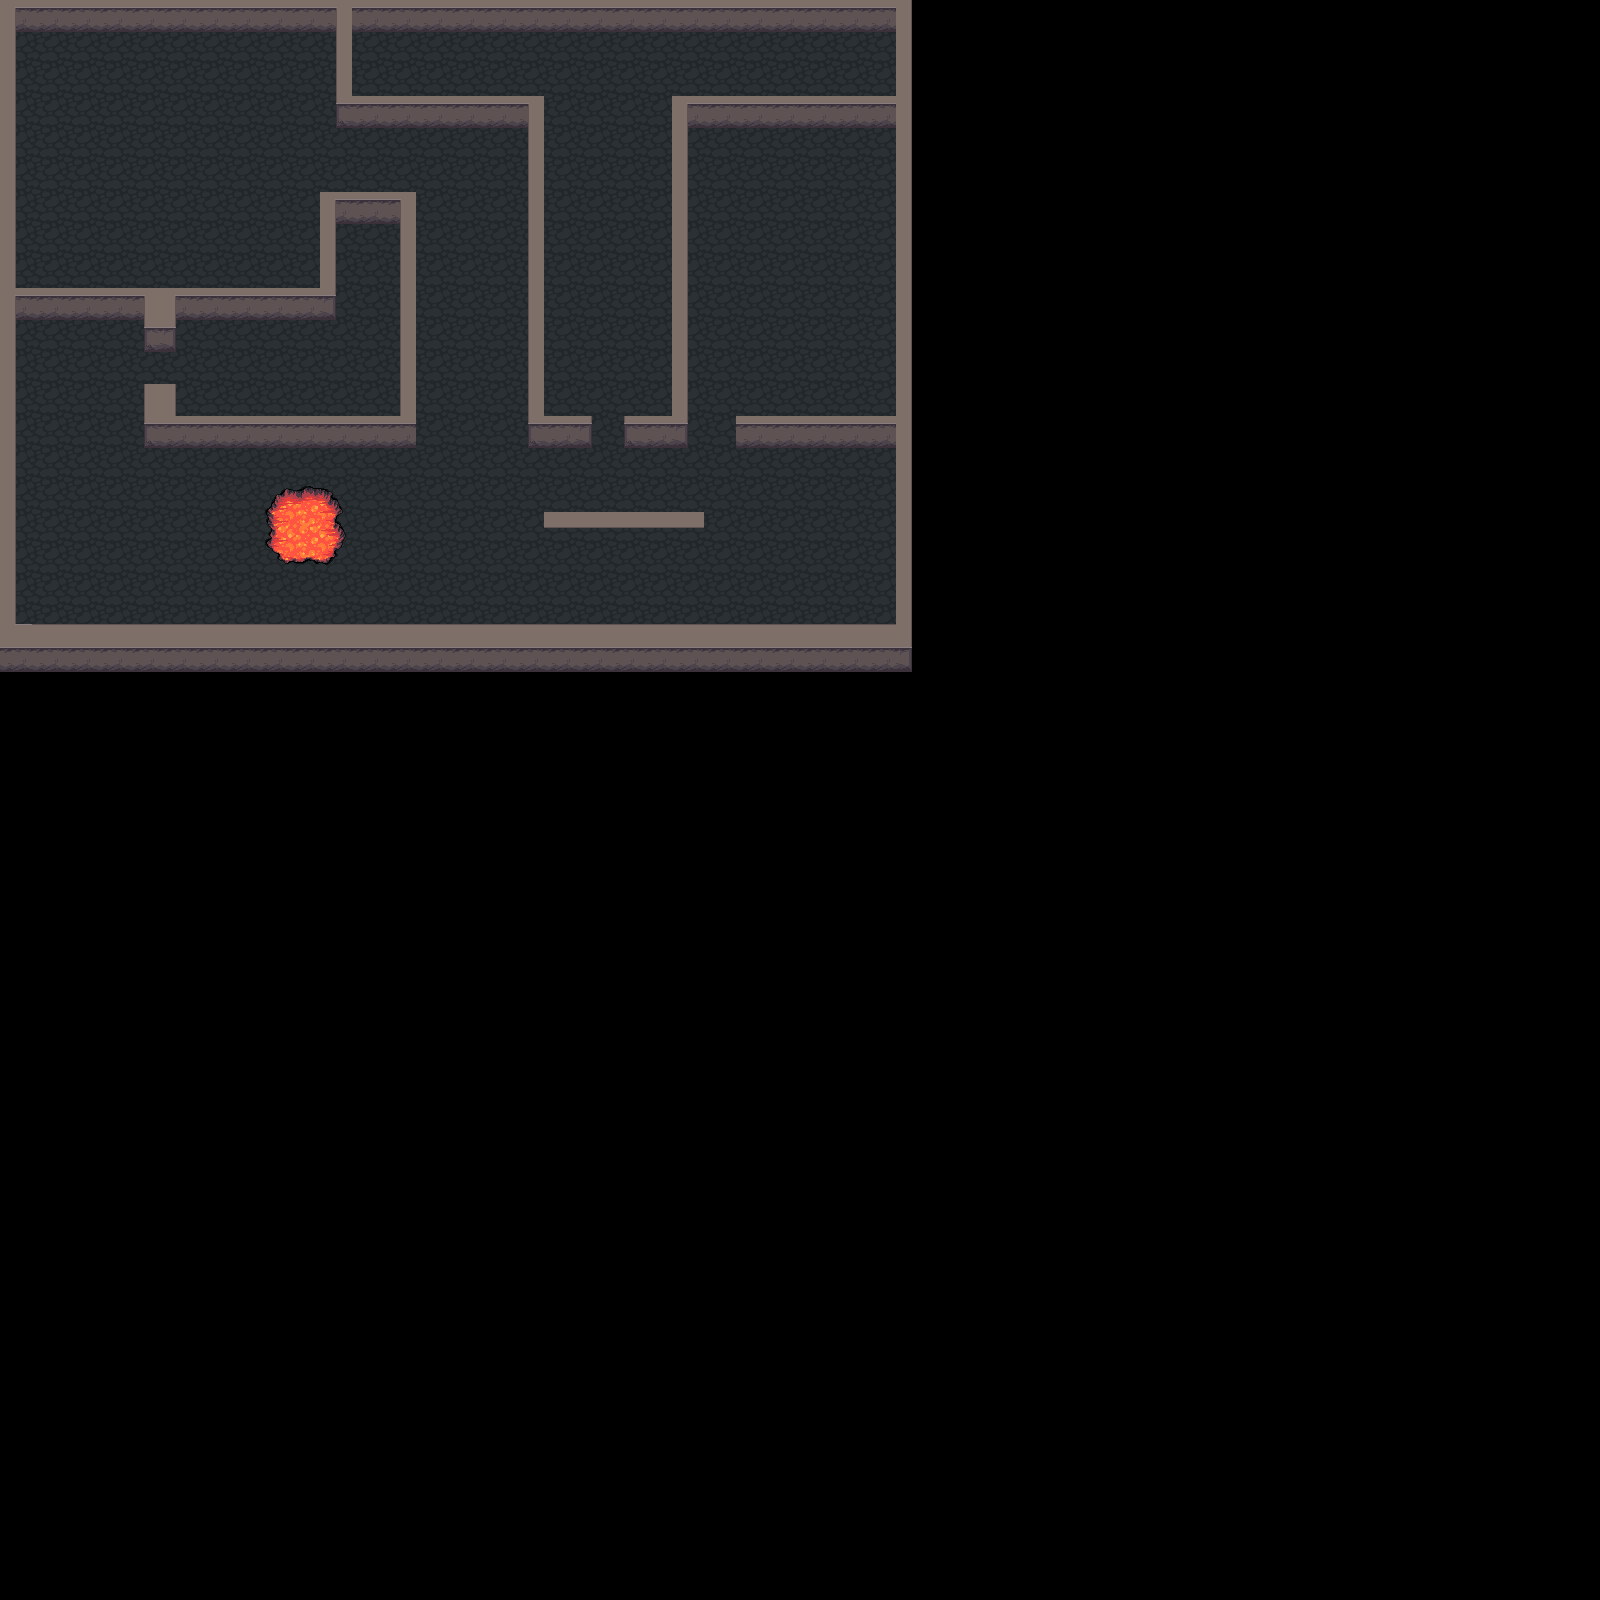

Below is a game level as drawn by its tile map, then a one-line description and the .tmx that defines it (tile-layer data replaced by summaries):
An orthogonal 50x50 tile map with 32x32 px tiles, 2 tile layers (Floor, Walls), 2 tilesets and 30 objects.

<map version="1.0" orientation="orthogonal" renderorder="right-down" width="50" height="50" tilewidth="32" tileheight="32">
 <properties>
  <property name="unity:scale" value="0.01" />
  <property name="unity:sortingLayerName" value="Background" />
 </properties>
 <tileset firstgid="1" name="Atlas1" tilewidth="32" tileheight="32">
  <image source="../Spritesheets/base_out_atlas.png" width="1024" height="1024" />
  <tile id="79">
   <objectgroup draworder="index" />
  </tile>
  <tile id="217">
   <objectgroup draworder="index">
    <object x="0" y="0" width="32" height="32" />
   </objectgroup>
  </tile>
  <tile id="218">
   <objectgroup draworder="index">
    <object x="0" y="0" width="32" height="32" />
   </objectgroup>
  </tile>
  <tile id="248">
   <objectgroup draworder="index">
    <object x="0" y="0" width="32" height="32" />
   </objectgroup>
  </tile>
  <tile id="249">
   <objectgroup draworder="index">
    <object x="0" y="0">
     <polygon points="0,0 16,0 16,24 32,24 32,32 0,32" />
    </object>
   </objectgroup>
  </tile>
  <tile id="250">
   <objectgroup draworder="index">
    <object x="0" y="16">
     <polygon points="0,0 16,0 16,-16 32,-16 32,16 0,16" />
    </object>
   </objectgroup>
  </tile>
  <tile id="268">
   <objectgroup draworder="index">
    <object x="0" y="0" width="32" height="32" />
   </objectgroup>
  </tile>
  <tile id="269">
   <objectgroup draworder="index">
    <object x="0" y="0" width="32" height="32" />
   </objectgroup>
  </tile>
  <tile id="270">
   <objectgroup draworder="index">
    <object x="0" y="0" width="32" height="32" />
   </objectgroup>
  </tile>
  <tile id="271">
   <objectgroup draworder="index">
    <object x="8" y="32">
     <polygon points="0,0 24,-24 24,0" />
    </object>
   </objectgroup>
  </tile>
  <tile id="272">
   <objectgroup draworder="index">
    <object x="0" y="16" width="32" height="16" />
   </objectgroup>
  </tile>
  <tile id="273">
   <objectgroup draworder="index">
    <object x="0" y="32">
     <polygon points="0,0 24,0 0,-24" />
    </object>
   </objectgroup>
  </tile>
  <tile id="280">
   <objectgroup draworder="index">
    <object x="16" y="0" width="16" height="32" />
   </objectgroup>
  </tile>
  <tile id="281">
   <objectgroup draworder="index">
    <object x="0" y="0" width="32" height="32" />
   </objectgroup>
  </tile>
  <tile id="282">
   <objectgroup draworder="index">
    <object x="0" y="0" width="16" height="32" />
   </objectgroup>
  </tile>
  <tile id="300">
   <objectgroup draworder="index">
    <object x="0" y="0" width="32" height="32" />
   </objectgroup>
  </tile>
  <tile id="302">
   <objectgroup draworder="index">
    <object x="0" y="0" width="32" height="32" />
   </objectgroup>
  </tile>
  <tile id="303">
   <objectgroup draworder="index">
    <object x="16" y="0" width="16" height="32" />
   </objectgroup>
  </tile>
  <tile id="305">
   <objectgroup draworder="index">
    <object x="0" y="0" width="16" height="32" />
   </objectgroup>
  </tile>
  <tile id="312">
   <objectgroup draworder="index">
    <object x="16" y="0" width="16" height="32" />
   </objectgroup>
  </tile>
  <tile id="313">
   <objectgroup draworder="index">
    <object x="0" y="0" width="32" height="32" />
   </objectgroup>
  </tile>
  <tile id="314">
   <objectgroup draworder="index">
    <object x="0" y="0" width="16" height="32" />
   </objectgroup>
  </tile>
  <tile id="332">
   <objectgroup draworder="index">
    <object x="0" y="0" width="32" height="32" />
   </objectgroup>
  </tile>
  <tile id="333">
   <objectgroup draworder="index">
    <object x="0" y="0" width="32" height="32" />
   </objectgroup>
  </tile>
  <tile id="334">
   <objectgroup draworder="index">
    <object x="0" y="0" width="32" height="32" />
   </objectgroup>
  </tile>
  <tile id="335">
   <objectgroup draworder="index">
    <object x="32" y="0">
     <polygon points="0,0 0,24 -24,0" />
    </object>
   </objectgroup>
  </tile>
  <tile id="336">
   <objectgroup draworder="index">
    <object x="0" y="0" width="32" height="16" />
   </objectgroup>
  </tile>
  <tile id="337">
   <objectgroup draworder="index">
    <object x="0" y="0">
     <polygon points="0,0 0,24 24,0" />
    </object>
   </objectgroup>
  </tile>
  <tile id="344">
   <objectgroup draworder="index">
    <object x="16" y="0" width="16" height="32" />
   </objectgroup>
  </tile>
  <tile id="345">
   <objectgroup draworder="index">
    <object x="0" y="0" width="32" height="32" />
   </objectgroup>
  </tile>
  <tile id="346">
   <objectgroup draworder="index">
    <object x="0" y="0" width="16" height="32" />
   </objectgroup>
  </tile>
  <tile id="993">
   <objectgroup draworder="index" />
  </tile>
 </tileset>
 <tileset firstgid="1025" name="Atlas2" tilewidth="32" tileheight="32">
  <image source="../Spritesheets/build_atlas.png" trans="ffffff" width="1024" height="1024" />
 </tileset>
 <layer name="Floor" width="50" height="50">
  <data>[2500 cells, 531 non-empty, 1 distinct tile ids]</data>
 </layer>
 <objectgroup name="Object Layer 1" />
 <layer name="Walls" width="50" height="50">
  <data>[2500 cells, 216 non-empty, 17 distinct tile ids]</data>
 </layer>
</map>
